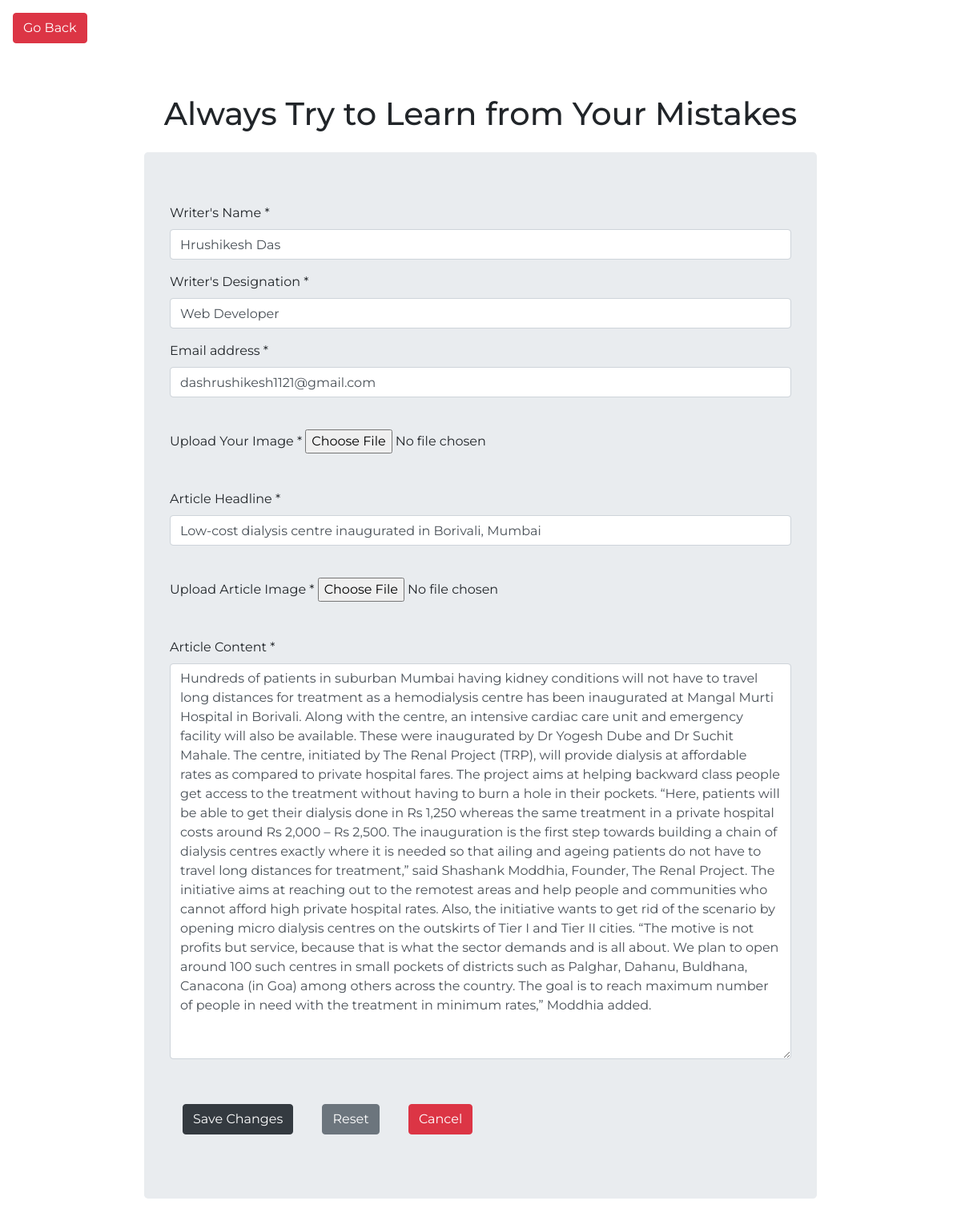
The page /php/blog_edit.php?id=1 on the database its author committed.
### tables this page shows
CREATE TABLE IF NOT EXISTS `articles_blogs` (
  `id` int(11) NOT NULL AUTO_INCREMENT,
  `name` varchar(100) NOT NULL,
  `emailid` varchar(100) NOT NULL,
  `work_designation` varchar(100) NOT NULL,
  `profile pic` varchar(1000) DEFAULT '../assets/article writer/blank-profile.png',
  `article_headline` varchar(5000) NOT NULL,
  `article_content` varchar(2000) NOT NULL,
  `article_image` varchar(1000) NOT NULL,
  PRIMARY KEY (`id`)
);

### php/blog_edit.php (the view, shortened to what this page needs)
<?php
require '../php/connection.php';
$id = $_GET["id"];
$query = mysqli_query($con,  "SELECT * FROM `articles_blogs` WHERE `id`='$id'");
if (mysqli_num_rows($query) == 1) {
    $data = mysqli_fetch_assoc($query);
?>
    <html>
    <head>
        <link rel="stylesheet" href="https://stackpath.bootstrapcdn.com/bootstrap/4.5.0/css/bootstrap.min.css" />
    </head>
    <body>
        <button type="button" class="btn btn-danger m-3 go-back" style="font-family: 'montserrat'">
            Go Back
        </button>
        <h1 class="head text-center">Always Try to Learn from Your Mistakes</h1>
        <form class="jumbotron" method="POST" action="../php/blog_edit_upload.php?id=<?php echo $id; ?>" enctype="multipart/form-data">
            <div class="form-group">
                <label for="exampleInputName1">Writer's Name *</label>
                <input type="text" class="form-control" id="exampleInputName1" name="name" value="<?php echo $data['name']; ?>" required autofocus />
            </div>
            <div class="form-group">
                <label for="exampleInputDesignation1">Writer's Designation *</label>
                <input type="text" class="form-control" id="exampleInputDesignation1" name="designation" value="<?php echo $data['work_designation']; ?>" required />
            </div>
            <div class="form-group">
                <label for="exampleInputEmail1">Email address *</label>
                <input type="email" class="form-control" id="exampleInputEmail1" name="email" value="<?php echo $data['emailid']; ?>" required />
            </div>
            <br />
            <div class="form-group">
                <label for="profilepic">Upload Your Image * </label>
                <input type="file" name="profilepic" id="profilepic" accept="image/*" value="<?php echo $data['profile pic']; ?>" />
            </div>
            <br />
            <div class="form-group">
                <label for="exampleInputHeadline1">Article Headline *</label>
                <input type="text" class="form-control" id="exampleInputHeadline1" name="headline" value="<?php echo $data['article_headline']; ?>" required />
            </div>
            <br />
            <div class="form-group">
                <label for="articleimage">Upload Article Image * </label>
                <input type="file" name="articleimage" id="articleimage" accept="image/*" value="<?php echo $data['article_image']; ?>" />
            </div>
            <br />
            <div class="form-group">
                <label for="exampleInputContent1">Article Content *</label>
                <textarea class="form-control" id="exampleInputContent1" name="articlecontent" rows="20" cols="30" required><?php echo $data['article_content']; ?></textarea>
            </div>
            <br />
            <button type="submit" class="btn btn-dark m-3 update" name="submit">
                Save Changes
            </button>
            <button type="reset" class="btn btn-secondary m-3">Reset</button>
            <button type="button" class="btn btn-danger m-3 go-back">Cancel</button>
        </form>
    <?php
}
    ?>
    </body>
    </html>

### php/blog_edit.php (style rules this page uses)
* { font-family: "montserrat", Verdana, Geneva, Tahoma, sans-serif; }
.head { margin-top: 3rem; }
form { margin: 2% 15%; }

### rows shown on the page
articles_blogs: name "Hrushikesh Das", designation "Web Developer", email "dashrushikesh1121@gmail.com", headline "Low-cost dialysis centre inaugurated in Borivali, Mumbai", articlecontent "Hundreds of patients in suburban Mumbai having kidney conditions will not have to travel long distances for treatment as a hemodialysis centre has been inaugurated at Mangal Murti Hospital in Borivali. Along with the centre, an intensive cardiac care unit and emergency facility will also be available. These were inaugurated by Dr Yogesh Dube and Dr Suchit Mahale. The centre, initiated by The Renal Project (TRP), will provide dialysis at affordable rates as compared to private hospital fares. The project aims at helping backward class people get access to the treatment without having to burn a hole in their pockets. “Here, patients will be able to get their dialysis done in Rs 1,250 whereas…"
